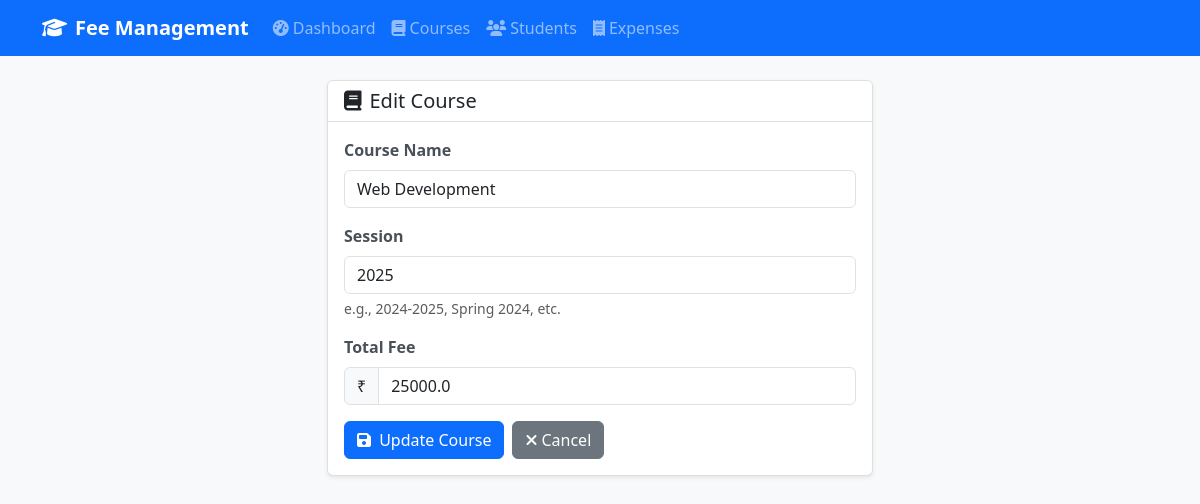
Page /courses/edit/2 on the committed database.
### models.py (models this page shows, shortened)
class Course(db.Model):
    id = db.Column(db.Integer, primary_key=True)
    name = db.Column(db.String(100), nullable=False)
    session = db.Column(db.String(50), nullable=False)
    total_fee = db.Column(db.Float, nullable=False)
    created_at = db.Column(db.DateTime, default=datetime.utcnow)
    students = db.relationship('Student', backref='course', lazy=True)

### blueprints/courses.py (the view, shortened to what this page needs)
@courses_bp.route('/edit/<int:id>', methods=['GET', 'POST'])
def edit(id):
    course = Course.query.get_or_404(id)
    form = CourseForm(obj=course)
    return render_template('courses/form.html', form=form, title='Edit Course', course=course)

### forms.py
class CourseForm(FlaskForm):
    name = StringField('Course Name', validators=[DataRequired(), Length(min=2, max=100)])
    session = StringField('Session', validators=[DataRequired(), Length(min=2, max=50)])
    total_fee = FloatField('Total Fee', validators=[DataRequired(), NumberRange(min=0)])

### templates/courses/form.html (shortened to what this page needs)
{% extends "base.html" %}
{% block content %}
<div class="row justify-content-center">
    <div class="col-md-6">
        <div class="card">
            <div class="card-header">
                <h5 class="mb-0">
                    <i class="fas fa-book me-2"></i>{{ title }}
                </h5>
            </div>
            <div class="card-body">
                <form method="POST">
                    <div class="mb-3">
                        {{ form.name.label(class="form-label") }}
                        {{ form.name(class="form-control" + (" is-invalid" if form.name.errors else "")) }}
                    </div>
                    <div class="mb-3">
                        {{ form.session.label(class="form-label") }}
                        {{ form.session(class="form-control" + (" is-invalid" if form.session.errors else "")) }}
                        <div class="form-text">e.g., 2024-2025, Spring 2024, etc.</div>
                    </div>
                    <div class="mb-3">
                        {{ form.total_fee.label(class="form-label") }}
                        <div class="input-group">
                            <span class="input-group-text">₹</span>
                            {{ form.total_fee(class="form-control" + (" is-invalid" if form.total_fee.errors else "")) }}
                        </div>
                    </div>
                    <div class="d-flex gap-2">
                        <button type="submit" class="btn btn-primary">
                            <i class="fas fa-save me-1"></i>
                            {% if course %}Update{% else %}Add{% endif %} Course
                        </button>
                        <a href="{{ url_for('courses.list') }}" class="btn btn-secondary">
                            <i class="fas fa-times me-1"></i>Cancel
                        </a>
                    </div>
                </form>
            </div>
        </div>
    </div>
</div>
{% endblock %}

### static/css/custom.css (style rules this page uses)
body { background-color: #f8f9fa; font-family: 'Segoe UI', Tahoma, Geneva, Verdana, sans-serif; }
.card { box-shadow: 0 0.125rem 0.25rem rgba(0, 0, 0, 0.075); border: 1px solid rgba(0, 0, 0, 0.125); margin-bottom: 1rem; }
.card-header { background-color: #fff; border-bottom: 1px solid rgba(0, 0, 0, 0.125); font-weight: 600; }
.form-label { font-weight: 600; color: #495057; }
.btn { font-weight: 500; }

### rows in the picture
Course: name "Web Development", session "2025", total_fee "25000.0"

### other values in the picture
{{ title }} "Edit Course"
